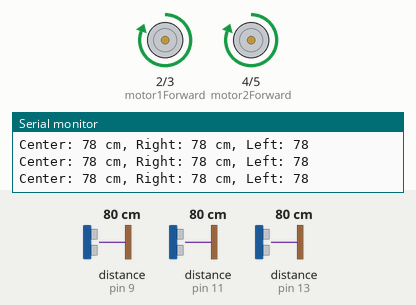
This sketch was run on a simulated Arduino Uno, built with avr-gcc and run on an emulated ATmega328P. Shown: motor-driver pin pairs drawn as motors (green arrow = first pin HIGH = forward, orange = second pin HIGH = backward, longer = more drive), the last lines printed to the serial monitor. Wiring (inferred from the names in the program): 3 × ultrasonic range finder: trigger pin 8, echo pin 9 / trigger pin 10, echo pin 11 / trigger pin 12, echo pin 13. The test bench sets the inputs (shaded band); at power-on: distance to the obstacle (sensors on pin 11, pin 9, pin 13) 80 cm. The echo pulse lasts 58.3 µs per cm.

Above: at 1.2 s.
1.3 s: distance to the obstacle (sensor on pin 11) set to 7 cm
2.8 s: distance to the obstacle (sensor on pin 11) set to 4 cm
At 3.7 s:
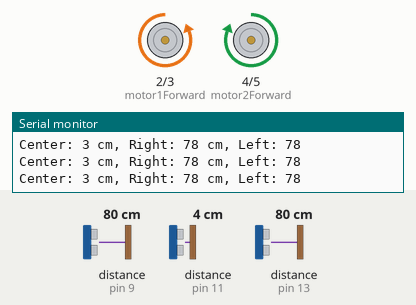
4.3 s: distance to the obstacle (sensor on pin 9) set to 86 cm
At 5.5 s:
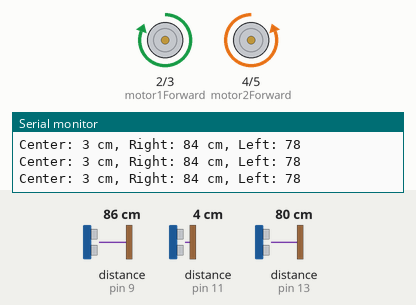
5.8 s: distance to the obstacle (sensor on pin 9) set to 2 cm
At 6.6 s:
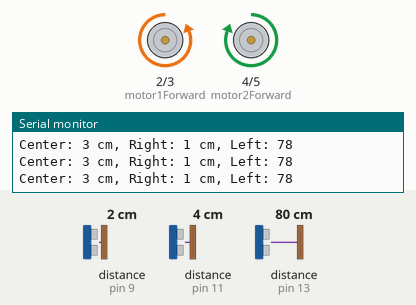
7.4 s: distance to the obstacle (sensor on pin 13) set to 8 cm
8.9 s: distance to the obstacle (sensor on pin 13) set to 5 cm
At 9.3 s:
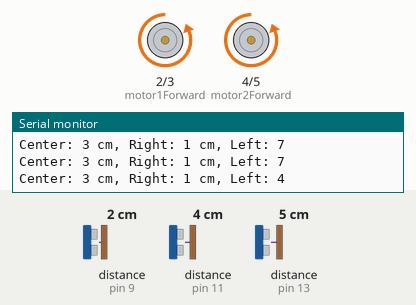
Timing chart, 0 to 11.4 s (numbered marks = the images above; inputs shaded):
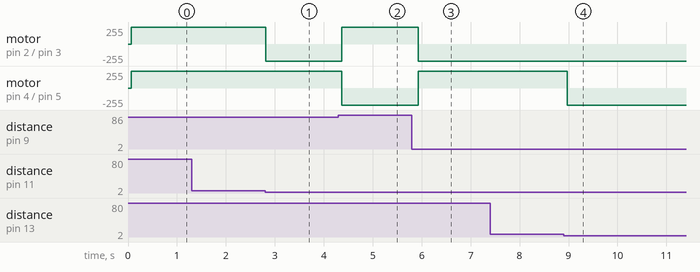

Measured:
- the behaviour switches between 6 and 5 cm on distance to the obstacle (sensor on pin 11) (found by bisection; images 0 and 1)
- the behaviour switches between 80 and 81 cm on distance to the obstacle (sensor on pin 9) (found by bisection; images 1 and 2)
- the behaviour switches between 7 and 6 cm on distance to the obstacle (sensor on pin 13) (found by bisection; images 3 and 4)
- after the input at 2.8 s, motor on pin 2 (motor1Forward) / pin 3 (motor1Backward): forward 255/255 → backward 255/255 at once
- after the input at 4.3 s, motor on pin 2 (motor1Forward) / pin 3 (motor1Backward): backward 255/255 → forward 255/255 after 0.07 s; motor on pin 4 (motor2Forward) / pin 5 (motor2Backward): forward 255/255 → backward 255/255 after 0.07 s
- after the input at 5.8 s, motor on pin 2 (motor1Forward) / pin 3 (motor1Backward): forward 255/255 → backward 255/255 after 0.13 s; motor on pin 4 (motor2Forward) / pin 5 (motor2Backward): backward 255/255 → forward 255/255 after 0.13 s
- after the input at 8.9 s, motor on pin 4 (motor2Forward) / pin 5 (motor2Backward): forward 255/255 → backward 255/255 after 0.07 s

The sketch:

obstacle-avoidance.ino
```cpp
// Define ultrasonic sensor pins
const int trigPinRight = 8; // Trigger pin for the right sensor
const int echoPinRight = 9; // Echo pin for the right sensor

const int trigPinCenter = 10; // Trigger pin for the center sensor
const int echoPinCenter = 11; // Echo pin for the center sensor

const int trigPinLeft = 12; // Trigger pin for the left sensor
const int echoPinLeft = 13; // Echo pin for the left sensor

// Define motor driver pins
const int motor1Forward = 2;  // Motor 1 forward
const int motor1Backward = 3; // Motor 1 backward
const int motor2Forward = 4;  // Motor 2 forward
const int motor2Backward = 5; // Motor 2 backward

// Define constants
const int safeDistance = 5;  // Safe distance in centimeters
const int checkInterval = 50; // Time interval to check for obstacles (ms)

// Variables for timing
unsigned long previousMillis = 0;

void setup() {
  // Set ultrasonic sensor pins as input/output
  pinMode(trigPinRight, OUTPUT);
  pinMode(echoPinRight, INPUT);

  pinMode(trigPinCenter, OUTPUT);
  pinMode(echoPinCenter, INPUT);

  pinMode(trigPinLeft, OUTPUT);
  pinMode(echoPinLeft, INPUT);

  // Set motor driver pins as outputs
  pinMode(motor1Forward, OUTPUT);
  pinMode(motor1Backward, OUTPUT);
  pinMode(motor2Forward, OUTPUT);
  pinMode(motor2Backward, OUTPUT);

  // Begin serial communication for debugging
  Serial.begin(9600);
}

void loop() {
  // Current time for obstacle checking
  unsigned long currentMillis = millis();

  // Check for obstacles only if the interval has passed
  if (currentMillis - previousMillis >= checkInterval) {
    previousMillis = currentMillis;

    // Measure distances from the ultrasonic sensors
    int distanceCenter = measureDistance(trigPinCenter, echoPinCenter);
    int distanceRight = measureDistance(trigPinRight, echoPinRight);
    int distanceLeft = measureDistance(trigPinLeft, echoPinLeft);

    // Debugging: Print distances to Serial Monitor
    Serial.print("Center: ");
    Serial.print(distanceCenter);
    Serial.print(" cm, Right: ");
    Serial.print(distanceRight);
    Serial.print(" cm, Left: ");
    Serial.println(distanceLeft);

    // Logic for obstacle avoidance
    if (distanceCenter < safeDistance) {
      // Obstacle in front - check left and right
      if (distanceRight > distanceLeft && distanceRight > safeDistance) {
        // Turn right if the right side is clear
        moveRight();
      } else if (distanceLeft > safeDistance) {
        // Turn left if the left side is clear
        moveLeft();
      } else {
        // If both sides are blocked, move backward
        moveBackward();
        delay(500); // Delay to create some space
      }
    } else {
      // No obstacle in front, keep moving forward
      moveForward();
    }
  }
}

// Function to measure distance using an ultrasonic sensor
int measureDistance(int trigPin, int echoPin) {
  digitalWrite(trigPin, LOW);
  delayMicroseconds(2);
  digitalWrite(trigPin, HIGH);
  delayMicroseconds(10);
  digitalWrite(trigPin, LOW);

  long duration = pulseIn(echoPin, HIGH);
  int distance = duration * 0.034 / 2; // Convert duration to centimeters
  return distance;
}

// Functions to control motor movements
void moveForward() {
  digitalWrite(motor1Forward, HIGH);
  digitalWrite(motor1Backward, LOW);
  digitalWrite(motor2Forward, HIGH);
  digitalWrite(motor2Backward, LOW);
}

void moveBackward() {
  digitalWrite(motor1Forward, LOW);
  digitalWrite(motor1Backward, HIGH);
  digitalWrite(motor2Forward, LOW);
  digitalWrite(motor2Backward, HIGH);
}

void moveLeft() {
  digitalWrite(motor1Forward, LOW);
  digitalWrite(motor1Backward, HIGH);
  digitalWrite(motor2Forward, HIGH);
  digitalWrite(motor2Backward, LOW);
  delay(300); // Adjust delay to control turn angle
}

void moveRight() {
  digitalWrite(motor1Forward, HIGH);
  digitalWrite(motor1Backward, LOW);
  digitalWrite(motor2Forward, LOW);
  digitalWrite(motor2Backward, HIGH);
  delay(300); // Adjust delay to control turn angle
}
```
